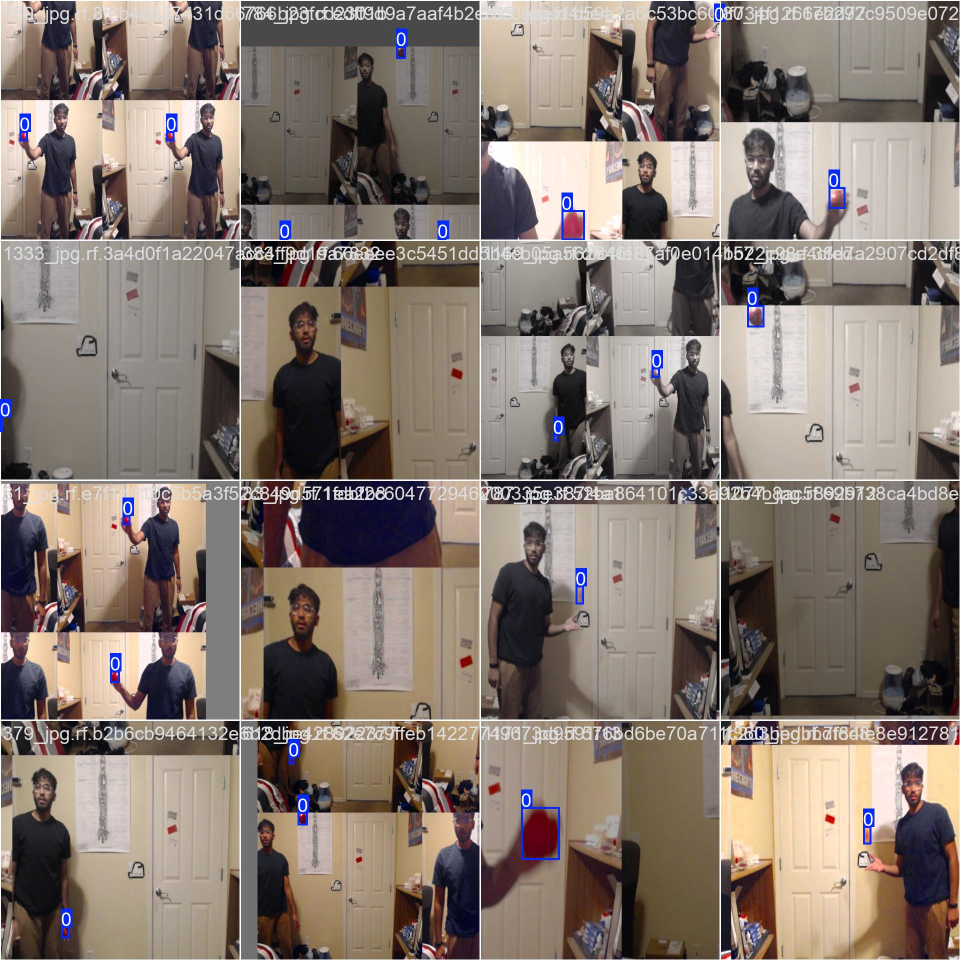
#> input picture backup/trained_models/yolov11s/runs/detect/train/train_batch0.jpg, 1920 x 1920 px, given in place of the camera (shown at 1/2 size)
$ python main.py
#> lines starting #> are read from the running program, lines starting #| are printed output that depends on the picture; after the words box and inside, x2 and y2 are one past the last pixel; in counts of white or black regions, pixels touching at a corner belong together
import cv2
import numpy as np
import imutils

import serial
import time
import platform
# import tensorflow_hub as tf_hub

object_h_thresh = 0.1
object_w_thresh = 0.1
ms_to_ns = 1e6

# cap = cv2.VideoCapture(0 + cv2.CAP_DSHOW)
cap = cv2.VideoCapture(0)

plat = platform.system()

# [10 lines of commented-out code are left out]

horiz_aspect = 640
vert_aspect = 480
camera_diagonal_FOV = 78

cap.set(cv2.CAP_PROP_FRAME_WIDTH, horiz_aspect)
cap.set(cv2.CAP_PROP_FRAME_HEIGHT, vert_aspect)
cap.set(cv2.CAP_PROP_FPS, 60)
cap.set(cv2.CAP_PROP_AUTO_EXPOSURE, 0)
cap.set(cv2.CAP_PROP_FOURCC, cv2.VideoWriter_fourcc(*'MJPG'))

diagonal_aspect = np.sqrt(horiz_aspect**2 + vert_aspect**2)

horizontal_FOV = 2 * np.arctan( np.tan( np.deg2rad(camera_diagonal_FOV/2) * horiz_aspect/diagonal_aspect))
vertical_FOV = 2 * np.arctan ( np.tan( np.deg2rad(camera_diagonal_FOV/2) * vert_aspect/diagonal_aspect))

h_scaling_factor = horizontal_FOV/180
v_scaling_factor = vertical_FOV/180

masks = {}
masks['red'] = []
masks['green'] = []

lower_red = np.array([140,100,80])
upper_red = np.array([190,255,255])
masks['red'].append([lower_red, upper_red])

lower_green = np.array([40, 50, 50])
upper_green = np.array([80, 255, 255])
masks['green'].append([lower_green, upper_green])

print(masks)

if not cap.isOpened():
    print("could not open camera")
def apply_postprocessing(mask):

    kernel = np.ones((10, 10), np.uint16)

    mask = cv2.dilate(mask, kernel, iterations=1)
    mask = cv2.erode(mask, kernel,iterations=2)

    return mask

def get_color_mask(frame, color):

    hsv = cv2.cvtColor(frame, cv2.COLOR_BGR2HSV)
    mask = cv2.inRange(hsv, masks[color][0][0], masks[color][0][1])

    return hsv, mask

def draw_rectangle(frame, tl_x, tl_y, w, h):
    cv2.rectangle(frame, (tl_x , tl_y) , (tl_x+ w, tl_y+h), (0, 255, 0), 2)

# [18 lines of commented-out code are left out]

start = time.time_ns()

while True:
    ret, frame = cap.read()
#> frame is the input picture: shape (1920, 1920, 3); mean B, G, R 113.2, 121.2, 133.7

    if not ret:
        print("could not read frame")
        break

    # res = cv2.bitwise_and(frame, color_mask(frame))
    blurred = cv2.GaussianBlur(frame, (5, 5), 1)

    _, rm = get_color_mask(blurred, 'red')
#> in get_color_mask, `hsv = cv2.cvtColor(frame, cv2.COLOR_BGR2HSV)`: hsv: shape (1920, 1920, 3); mean H, S, V 37.8, 54.9, 136
#> in get_color_mask, `mask = cv2.inRange(hsv, masks[color][0][0], masks[color][0][1])`:
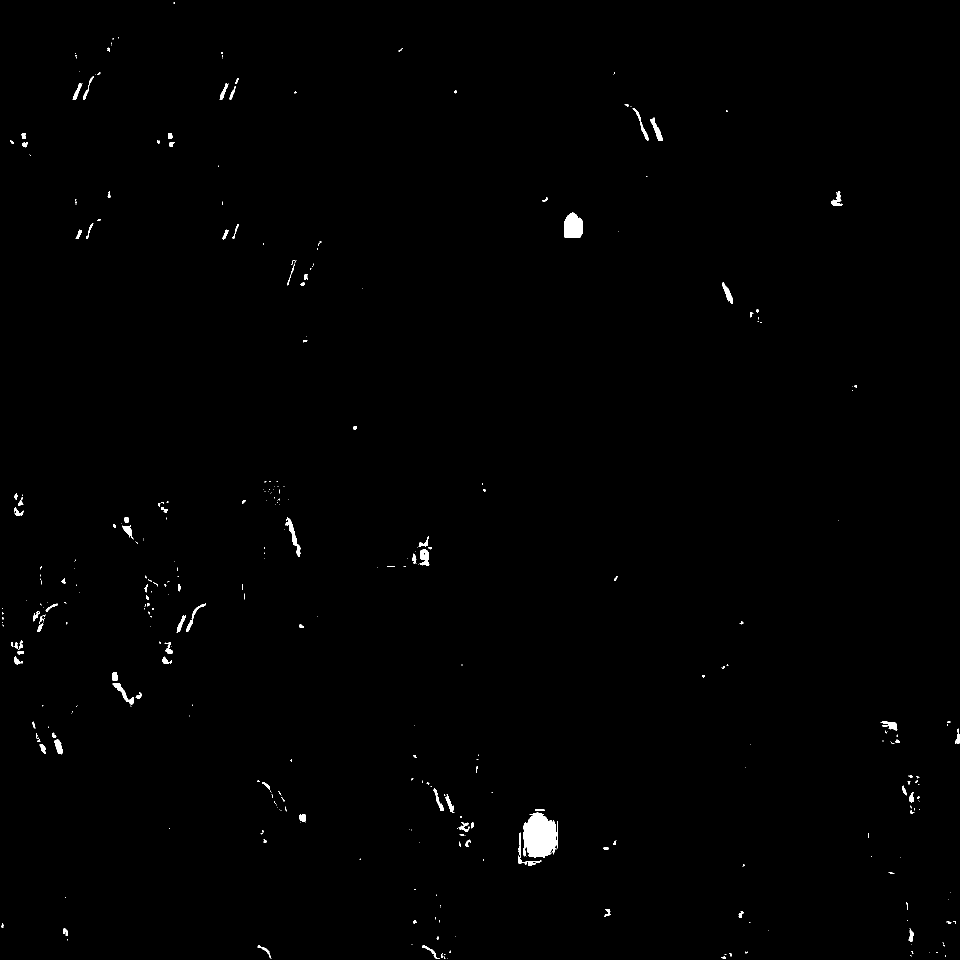
#> mask: shape (1920, 1920) (shown at 1/2 size); 0.54% white; 361 white regions (242 under 20 px), largest, box (x1, y1, x2, y2) and area: (1047, 1625, 1116, 1715) 4861, (1128, 425, 1166, 476) 1596, (571, 1034, 601, 1114) 591

    p = apply_postprocessing(rm)
#> in apply_postprocessing, `mask = cv2.dilate(mask, kernel, iterations=1)`:
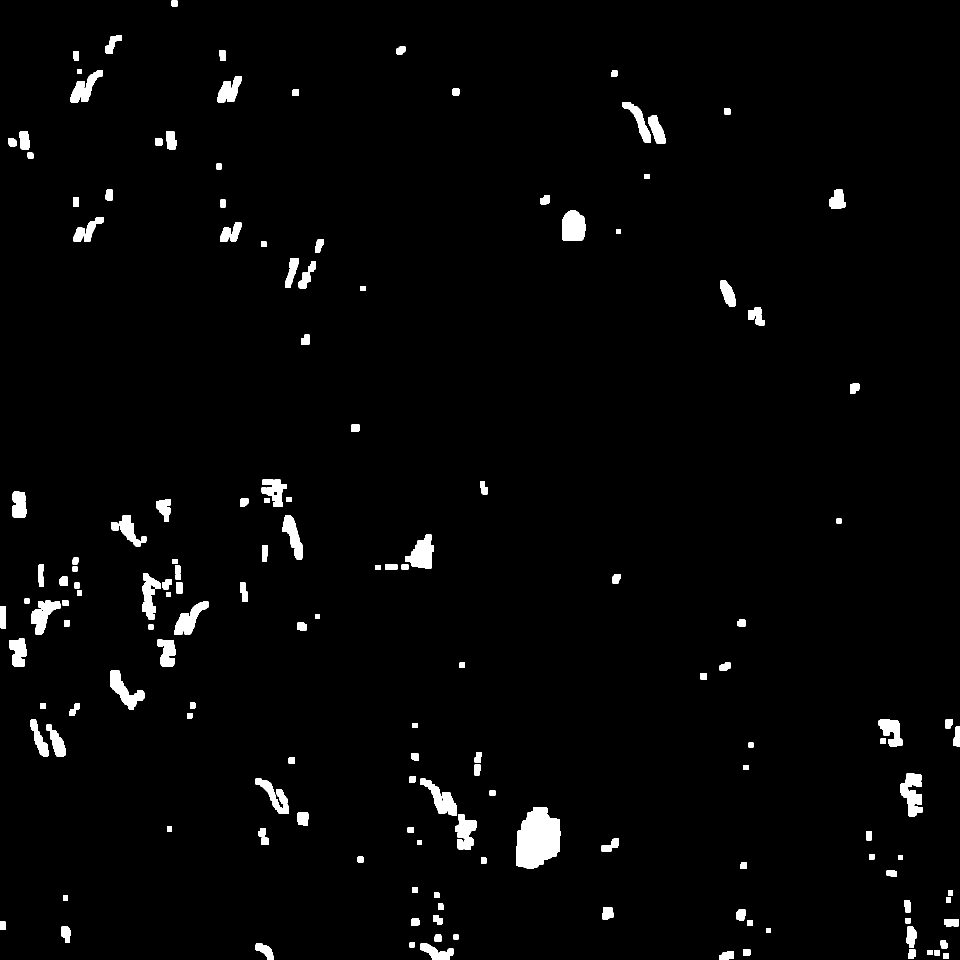
#> mask: shape (1920, 1920) (shown at 1/2 size); 2.3% white; 157 white regions, largest, box (x1, y1, x2, y2) and area: (1032, 1615, 1121, 1737) 8290, (1124, 421, 1171, 481) 2484, (1800, 1547, 1845, 1633) 2424
#> in apply_postprocessing, `mask = cv2.erode(mask, kernel,iterations=2)`:
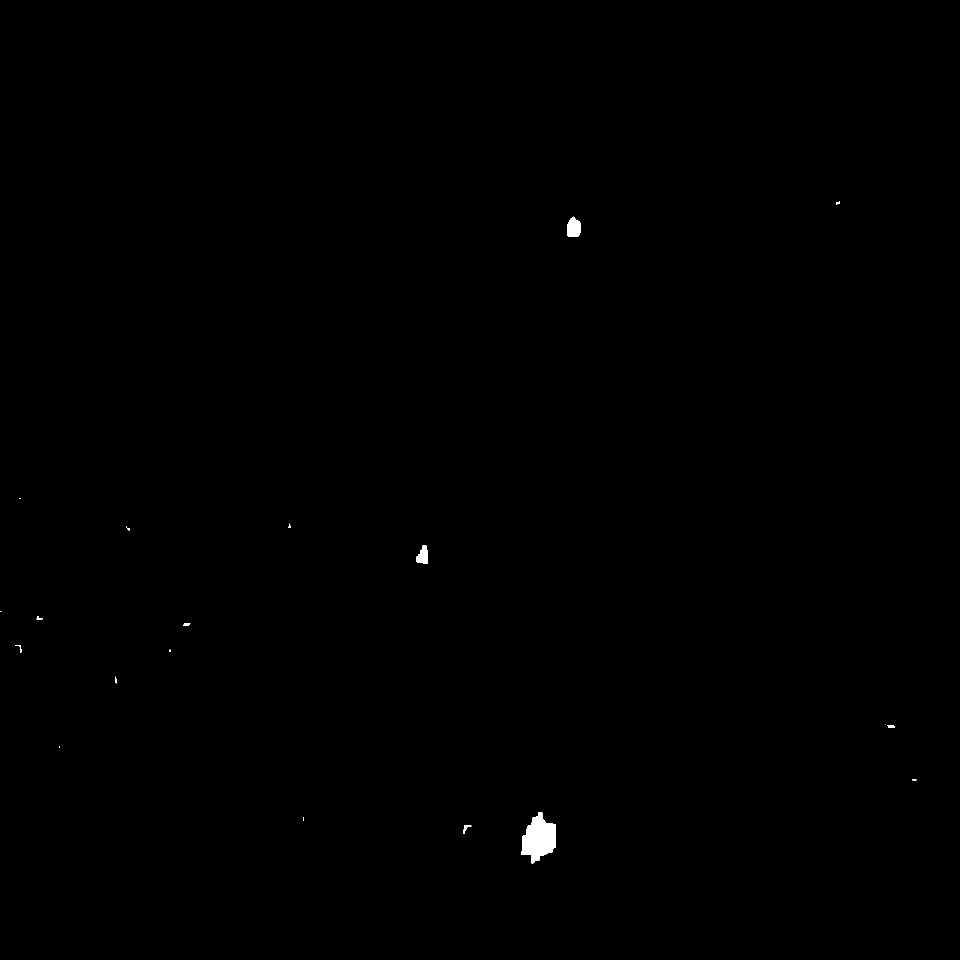
#> mask: shape (1920, 1920) (shown at 1/2 size); 0.18% white; 19 white regions (6 under 20 px)

    contours = cv2.findContours(p, cv2.RETR_EXTERNAL,
        cv2.CHAIN_APPROX_SIMPLE )
#> contours = 19 contours, 10 with area under 20; largest, box (x1, y1, x2, y2) and area: (1043, 1625, 1112, 1727) 4349, (1134, 433, 1162, 473) 838, (832, 1091, 855, 1128) 529, (926, 1651, 943, 1668) 76, (366, 1246, 381, 1252) 54
    contours = imutils.grab_contours(contours)

    if len(contours) > 0:

        ball = max(contours, key=cv2.contourArea)
#> ball = contour of 71 points, box (x1, y1, x2, y2) (1043, 1625, 1112, 1727), area 4349

        tl_x, tl_y, w, h = cv2.boundingRect(ball)
#> tl_x = 1043; tl_y = 1625; w = 69; h = 102

        # if w > object_w_thresh * f_width and h > object_h_thresh * f_height:
        if w > 20 and h > 20:
            # print(tl_x, tl_y, w, h)
            # print(type(tl_x))
            draw_rectangle(frame, tl_x, tl_y, w, h)

            # target(tl_x, tl_y, w, h)

    cv2.imshow("Webcam",frame)

    if cv2.waitKey(1) == ord('q'):
#> (key q is pressed here)
        break

$ run again, on backup/trained_models/yolov11s/runs/detect/train/train_batch1001.jpg
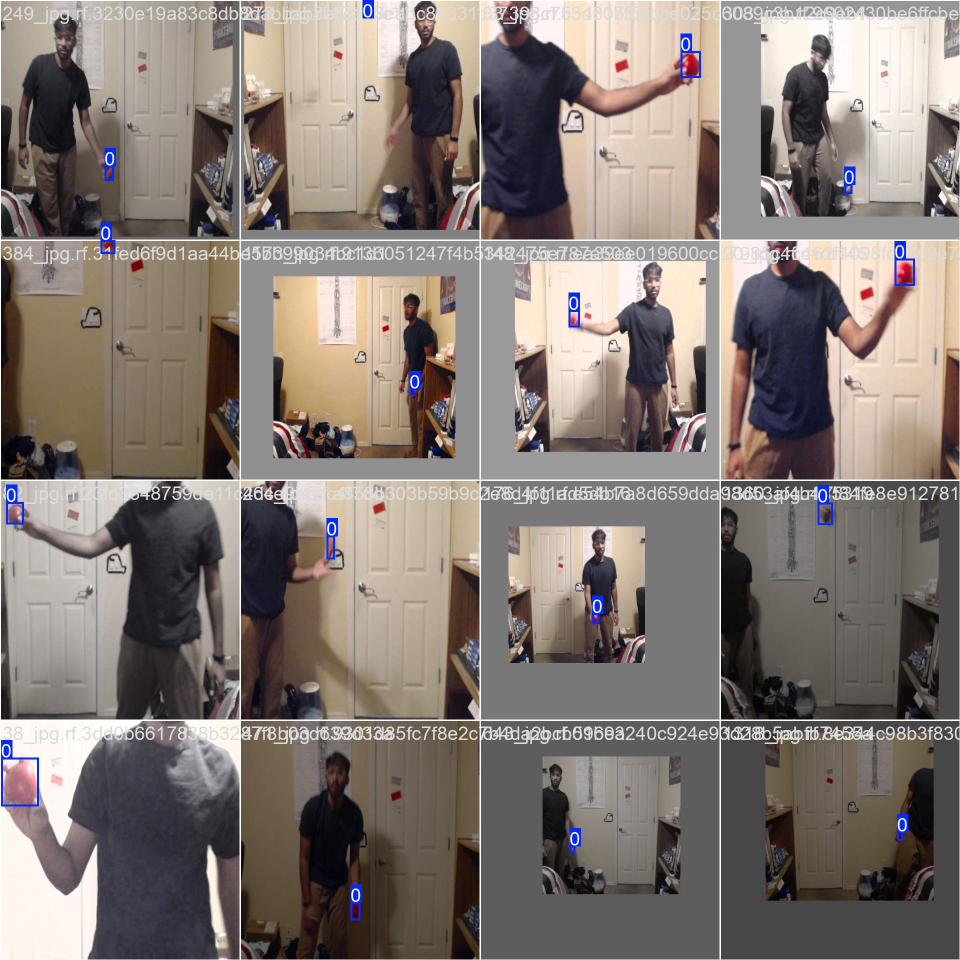
#> input picture backup/trained_models/yolov11s/runs/detect/train/train_batch1001.jpg, 1920 x 1920 px, given in place of the camera (shown at 1/2 size)
#> frame is the input picture: shape (1920, 1920, 3); mean B, G, R 116.3, 121.5, 131
#> hsv: shape (1920, 1920, 3); mean H, S, V 36.9, 43.1, 133.4
#> in get_color_mask, `mask = cv2.inRange(hsv, masks[color][0][0], masks[color][0][1])`:
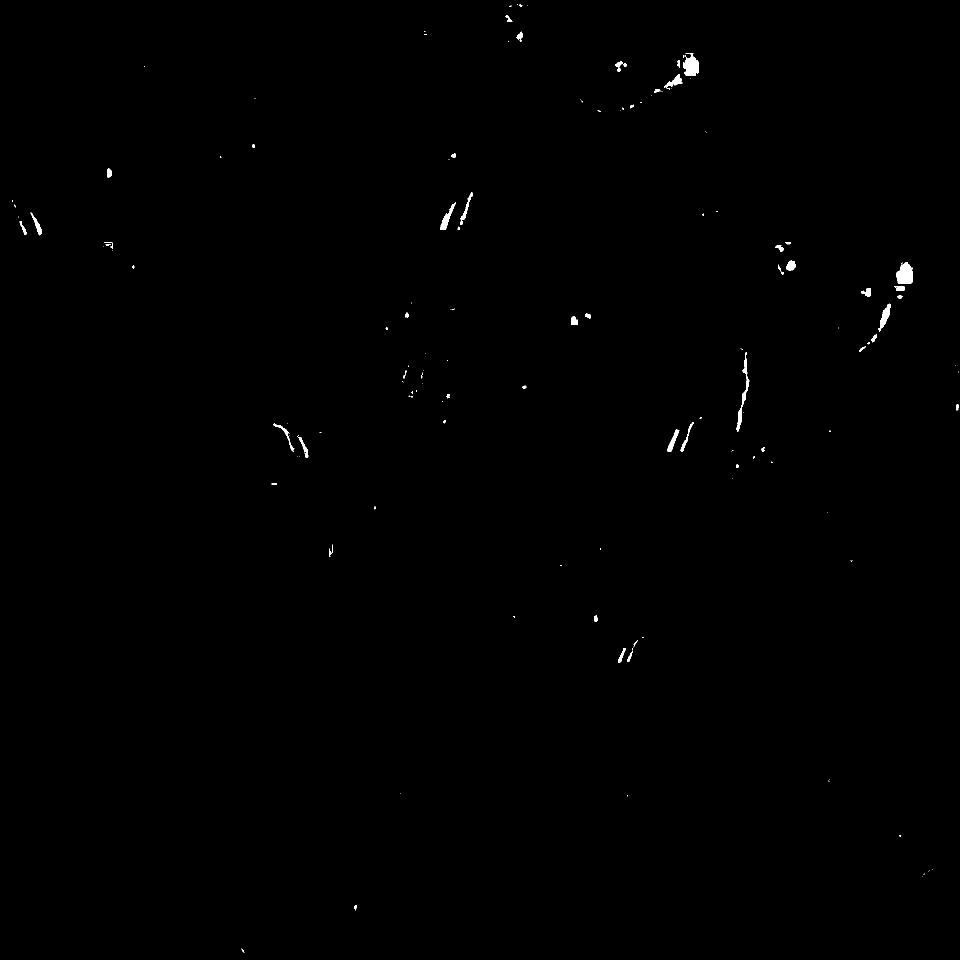
#> mask: shape (1920, 1920) (shown at 1/2 size); 0.26% white; 148 white regions (95 under 20 px), largest, box (x1, y1, x2, y2) and area: (1793, 524, 1825, 567) 1064, (1366, 106, 1398, 151) 994, (1473, 704, 1498, 863) 744
#> in apply_postprocessing, `mask = cv2.dilate(mask, kernel, iterations=1)`:
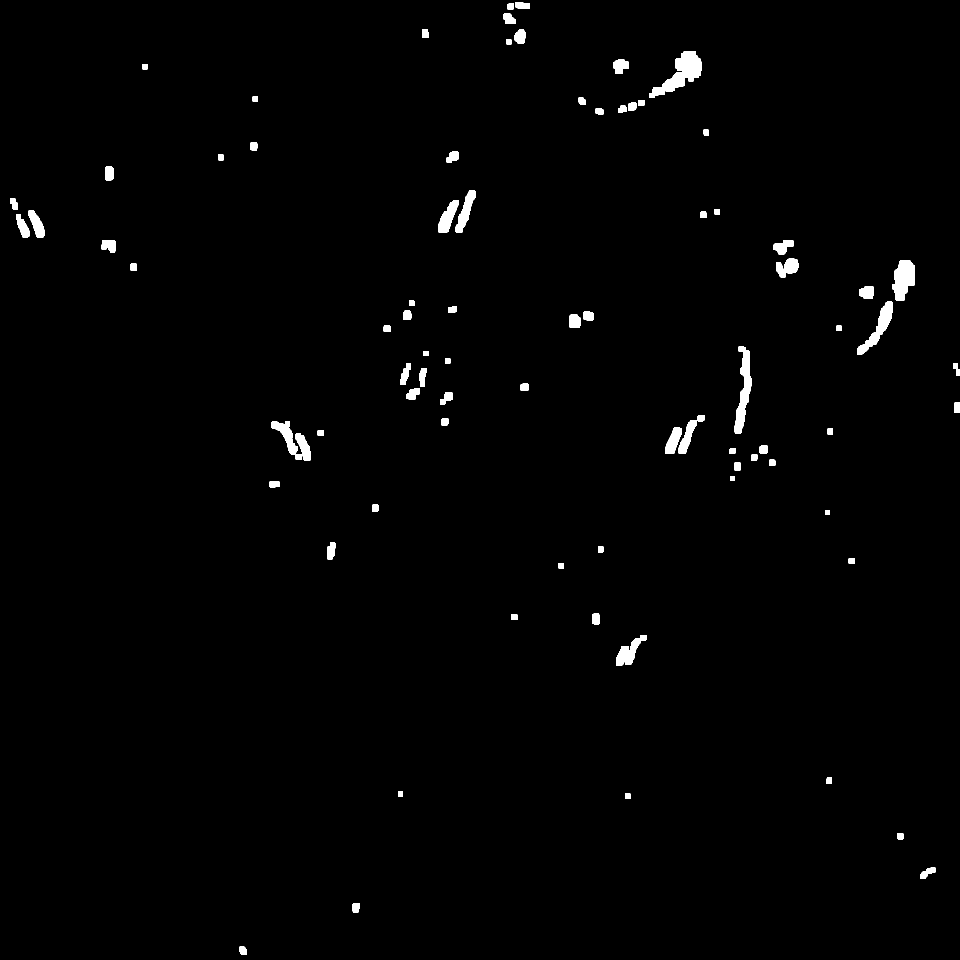
#> mask: shape (1920, 1920) (shown at 1/2 size); 1.1% white; 84 white regions, largest, box (x1, y1, x2, y2) and area: (1299, 102, 1403, 196) 3874, (1469, 693, 1504, 868) 2801, (1785, 520, 1830, 602) 2597
#> contours = 13 contours, 9 with area under 20; largest, box (x1, y1, x2, y2) and area: (1361, 112, 1395, 148) 594, (1799, 531, 1822, 579) 548, (1581, 528, 1587, 537) 21, (1354, 157, 1361, 165) 21
#> ball = contour of 35 points, box (x1, y1, x2, y2) (1361, 112, 1395, 148), area 594
#> tl_x = 1361; tl_y = 112; w = 34; h = 36
